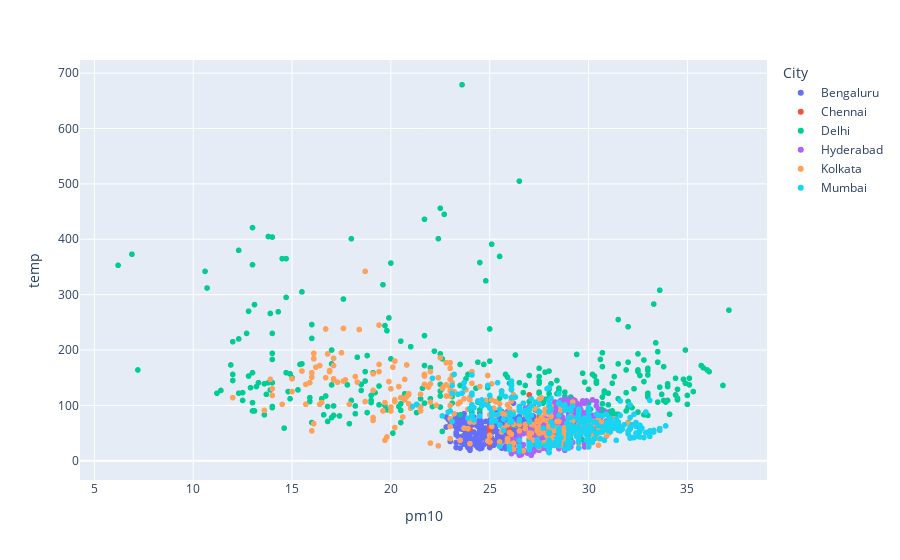

Notebook code cell kept with this figure:
### Code cell
fig=px.scatter(df19temp10,'median_x','median_y',color='City')
fig.update_layout(yaxis=dict(title='temp'),
                  xaxis=dict(title='pm10'))

### Figure 1 — Plotly figure (JSON) as saved in the notebook; plotly's stock layout.template omitted (floating-point values rounded to 4 significant figures; data arrays with more than 128 entries replaced by an {"elided": "..."} marker saying what was removed)
{"data": [{"hovertemplate": "City=Bengaluru<br>median_x=%{x}<br>median_y=%{y}<extra></extra>", "legendgroup": "Bengaluru", "marker": {"color": "#636efa", "symbol": "circle"}, "mode": "markers", "name": "Bengaluru", "showlegend": true, "type": "scattergl", "x": {"elided": "387 float values"}, "xaxis": "x", "y": {"elided": "387 int values"}, "yaxis": "y"}, {"hovertemplate": "City=Chennai<br>median_x=%{x}<br>median_y=%{y}<extra></extra>", "legendgroup": "Chennai", "marker": {"color": "#EF553B", "symbol": "circle"}, "mode": "markers", "name": "Chennai", "showlegend": true, "type": "scattergl", "x": [26.5, 27.5, 27, 27.5, 27, 27.5, 27.5, 27, 26, 27, 26.5, 28, 28, 27, 27.5, 26, 25, 26.5, 28, 27, 27, 26.3, 25, 26, 26.5, 27, 27, 26, 25, 26, 27, 26.5, 27, 27, 26.1, 26, 26, 26, 25, 26, 25, 26, 24, 28.7, 28, 28], "xaxis": "x", "y": [51, 65, 119, 80, 31, 30, 56, 46, 45, 49, 55, 68, 56, 51, 47, 54, 52, 33, 74, 62, 65, 66, 31, 38, 35, 32, 36, 40, 45, 37, 33, 51, 47, 52, 64, 63, 53, 52, 60, 43, 39, 54, 57, 28, 33, 27], "yaxis": "y"}, {"hovertemplate": "City=Delhi<br>median_x=%{x}<br>median_y=%{y}<extra></extra>", "legendgroup": "Delhi", "marker": {"color": "#00cc96", "symbol": "circle"}, "mode": "markers", "name": "Delhi", "showlegend": true, "type": "scattergl", "x": {"elided": "391 float values"}, "xaxis": "x", "y": {"elided": "391 int values"}, "yaxis": "y"}, {"hovertemplate": "City=Hyderabad<br>median_x=%{x}<br>median_y=%{y}<extra></extra>", "legendgroup": "Hyderabad", "marker": {"color": "#ab63fa", "symbol": "circle"}, "mode": "markers", "name": "Hyderabad", "showlegend": true, "type": "scattergl", "x": {"elided": "387 float values"}, "xaxis": "x", "y": {"elided": "387 int values"}, "yaxis": "y"}, {"hovertemplate": "City=Kolkata<br>median_x=%{x}<br>median_y=%{y}<extra></extra>", "legendgroup": "Kolkata", "marker": {"color": "#FFA15A", "symbol": "circle"}, "mode": "markers", "name": "Kolkata", "showlegend": true, "type": "scattergl", "x": {"elided": "387 float values"}, "xaxis": "x", "y": {"elided": "387 int values"}, "yaxis": "y"}, {"hovertemplate": "City=Mumbai<br>median_x=%{x}<br>median_y=%{y}<extra></extra>", "legendgroup": "Mumbai", "marker": {"color": "#19d3f3", "symbol": "circle"}, "mode": "markers", "name": "Mumbai", "showlegend": true, "type": "scattergl", "x": {"elided": "387 float values"}, "xaxis": "x", "y": {"elided": "387 int values"}, "yaxis": "y"}], "layout": {"autosize": true, "legend": {"title": {"text": "City"}, "tracegroupgap": 0}, "margin": {"t": 60}, "xaxis": {"anchor": "y", "autorange": true, "domain": [0, 1], "range": [4.326, 38.97], "title": {"text": "pm10"}, "type": "linear"}, "yaxis": {"anchor": "x", "autorange": true, "domain": [0, 1], "range": [-37.43, 726.4], "title": {"text": "temp"}, "type": "linear"}}}
